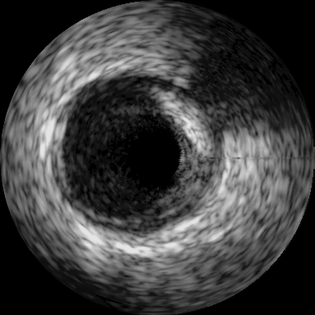
#> input picture COS3401(1-86)/Example/Example_completed/images/frame_ivus.png, 315 x 315 px, shrunk from 384 x 384 before the run
$ python Assignment2.py
#> lines starting #> are read from the running program, lines starting #| are printed output that depends on the picture
### COS3401(1-86)/Example/Example_completed/utils.py
# numpy
# matplotlib
# opencv-python

from typing import Any

import cv2
import matplotlib.pyplot as plt
import numpy as np


# [12 lines left out: functions plt_image, cv_show, not called in this run]


def power_gamma(img: cv2.typing.MatLike, gamma: float, *, c: float = 255.0) -> cv2.typing.MatLike:
    table = np.array([i / 255.0 for i in range(256)])
    gam_table = c * (table**gamma)
    gam_table = gam_table.astype(np.uint8)
    return cv2.LUT(normalize(img), gam_table)


def normalize(img: cv2.typing.MatLike) -> cv2.typing.MatLike:
    img = img.astype(np.float32)
    img = (img - img.min()) / (img.max() - img.min()) * 255
    return img.astype(np.uint8)


# [190 lines left out: functions reduce_saturation, rgb_to_cmyk, cmyk_to_rgb, rgb2cmyk, intermean, apply_threshold and 4 more, not called in this run]


def edge_operator_meth(img: cv2.typing.MatLike, k: int) -> cv2.typing.MatLike:
    f = img.copy().astype(np.float32)
    out = np.zeros_like(img, dtype=np.float32)
    mask_gx = np.array(
        [
            [-1, 0, 1],
            [-k, 0, k],
            [-1, 0, 1],
        ],
        dtype='float16',
    )
    mask_gy = np.array(
        [
            [-1, -k, -1],
            [0, 0, 0],
            [1, k, 1],
        ],
        dtype='float16',
    )
    sz, sz = mask_gx.shape
    bd = sz // 2
    (m, n) = f.shape
    for i in range(bd, m - bd):
        for j in range(bd, n - bd):
            gx, gy = 0.0, 0.0
            sub_f = f[i - bd : i + bd + 1, j - bd : j + bd + 1]
            # multiply คูณกัน ตำแหน่งที่ตรงกัน และ หาผลบวก
            gx = np.multiply(sub_f, mask_gx).sum()
            gy = np.multiply(sub_f, mask_gy).sum()
            out[i, j] = np.sqrt(gx**2 + gy**2)
    out[out > 255.0] = 255.0
    return out.astype(np.uint8)

# [35 lines left out: functions merge_quarters, split_sub_image, split_image_quarters, not called in this run]

### COS3401(1-86)/Example/Example_completed/Assignment2.py
import numpy as np
import cv2
import matplotlib.pyplot as plt
from utils import *

def cv2_show_image(img):
    cv2.imshow('Image', img)
    cv2.waitKey(0)
    cv2.destroyAllWindows()

def plt_show_image(img):
    plt.axis("off")
    plt.imshow(img, cmap='gray')
    plt.show()

img = cv2.imread('./images/frame_ivus.png', 0)
#> img is the input picture: shape (315, 315); min 0, max 231, mean 62
img2 = cv2.imread('./images/bright_image.png', 0)
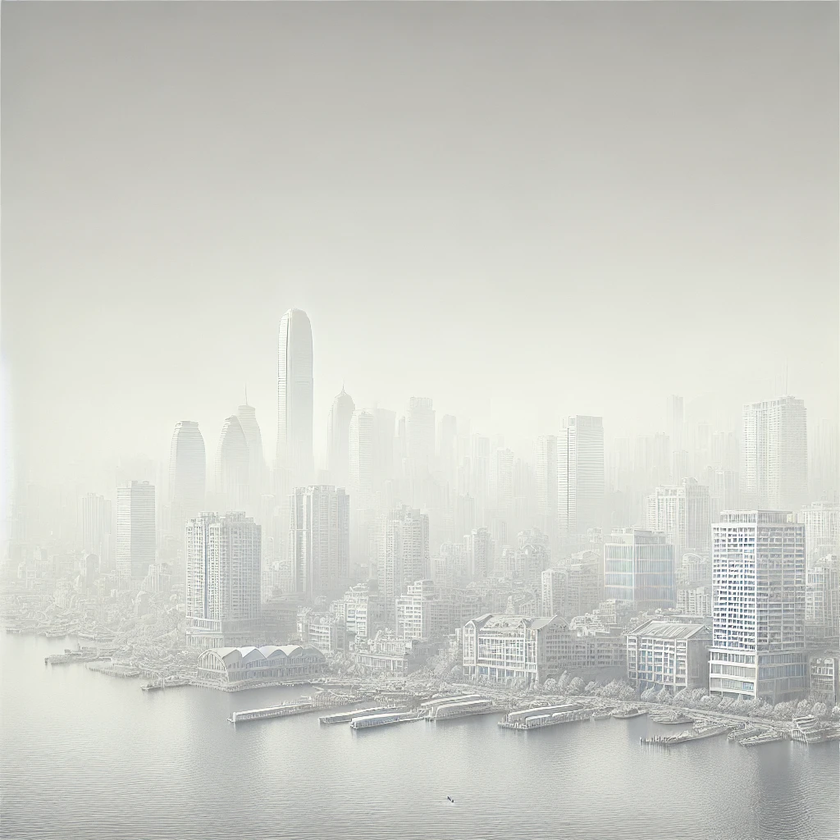
#> input picture COS3401(1-86)/Example/Example_completed/images/bright_image.png, 840 x 840 px, shrunk from 1024 x 1024 before the run
#> img2: shape (840, 840); min 55, max 255, mean 206

# 2.1
img_edge_prewitt = edge_operator_meth(img, 1)
#> after the loop in edge_operator_meth, `for i in range(bd, m - bd):`:
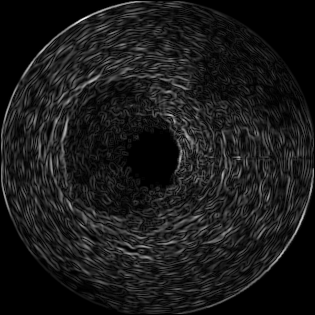
#> out: shape (315, 315) float32; min 0, max 446, mean 45.6; drawn with min black and max white
plt_show_image(img_edge_prewitt)

img_edge_sobel = edge_operator_meth(img, 2)
plt_show_image(img_edge_sobel)

muls = cv2.hconcat([img_edge_prewitt, img_edge_sobel])
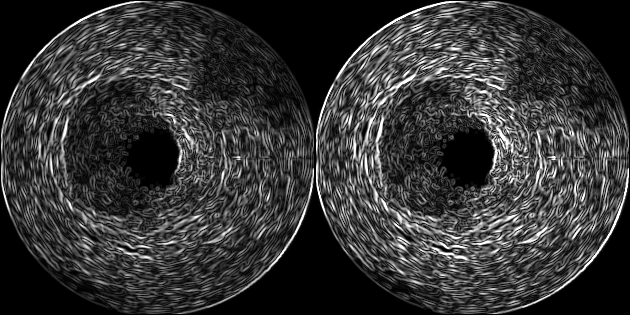
#> muls: shape (315, 630); min 0, max 255, mean 53
plt_show_image(muls)

# 2.2
plt_show_image(img2)

img2_gamma = power_gamma(img2, 5)
#> in normalize, `img = (img - img.min()) / (img.max() - img.min()) * 255`:
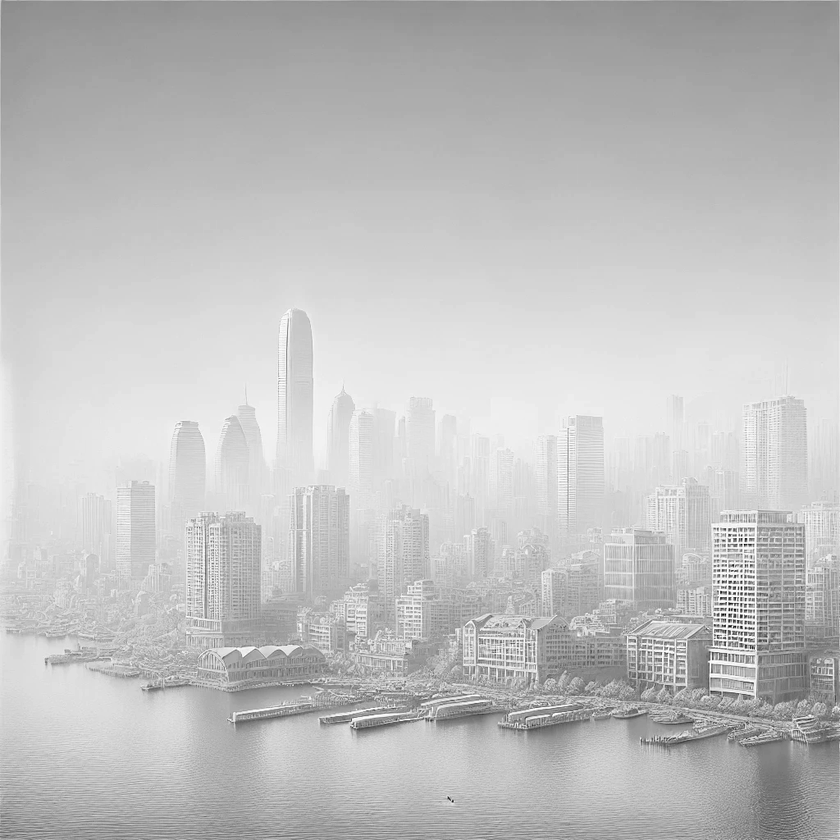
#> img: shape (840, 840) float32; min 0, max 255, mean 192.5
#> in power_gamma, `return cv2.LUT(normalize(img), gam_table)`:
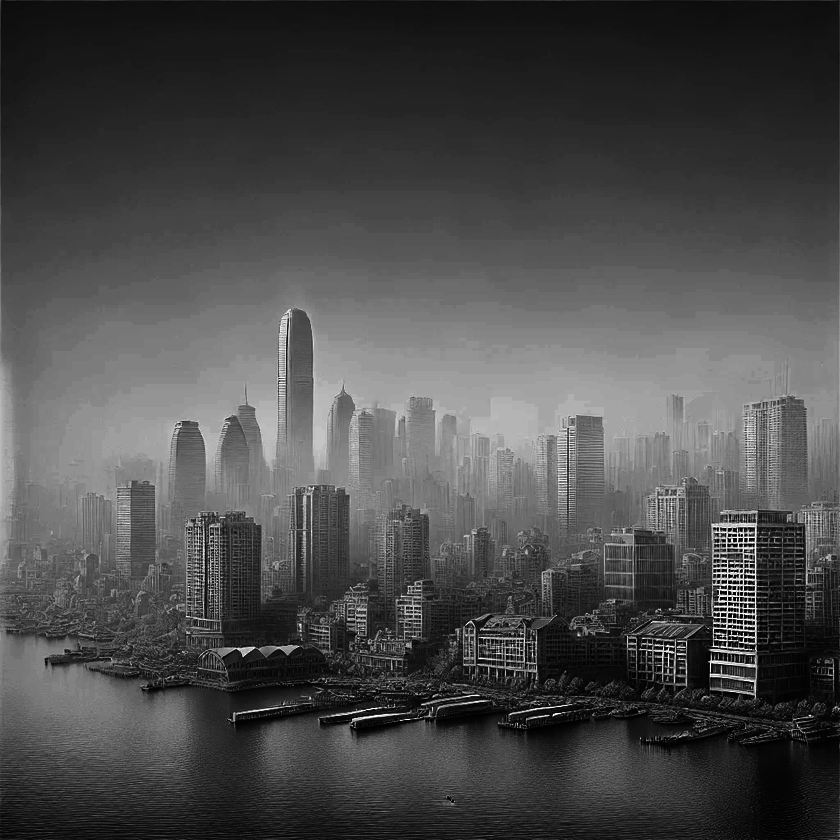
#> returned value: shape (840, 840); min 0, max 255, mean 74.6
plt_show_image(img2_gamma)

img2_edge_prewitt = edge_operator_meth(img2_gamma,1)
#> call 3 of edge_operator_meth, with k = 1
#> after the loop in edge_operator_meth (call 3), `for i in range(bd, m - bd):`:
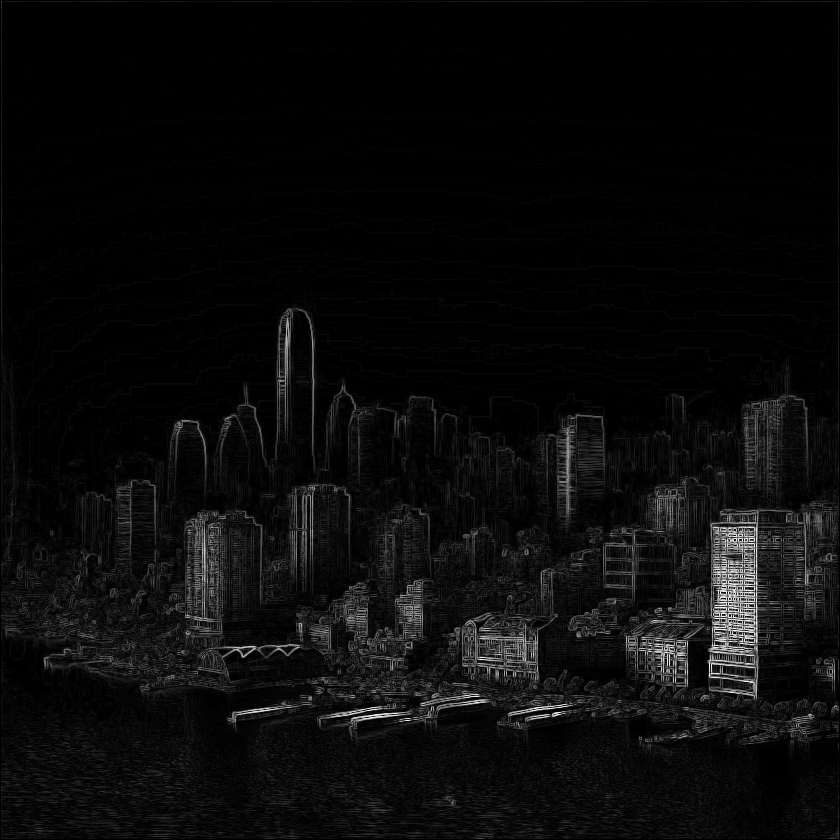
#> out: shape (840, 840) float32; min 0, max 775.4, mean 33.9; drawn with min black and max white
plt_show_image(img2_edge_prewitt)

img2_edge_sobel = edge_operator_meth(img2_gamma, 2)
#> call 4 of edge_operator_meth, with k = 2
#> in edge_operator_meth (call 4), `out[out > 255.0] = 255.0`:
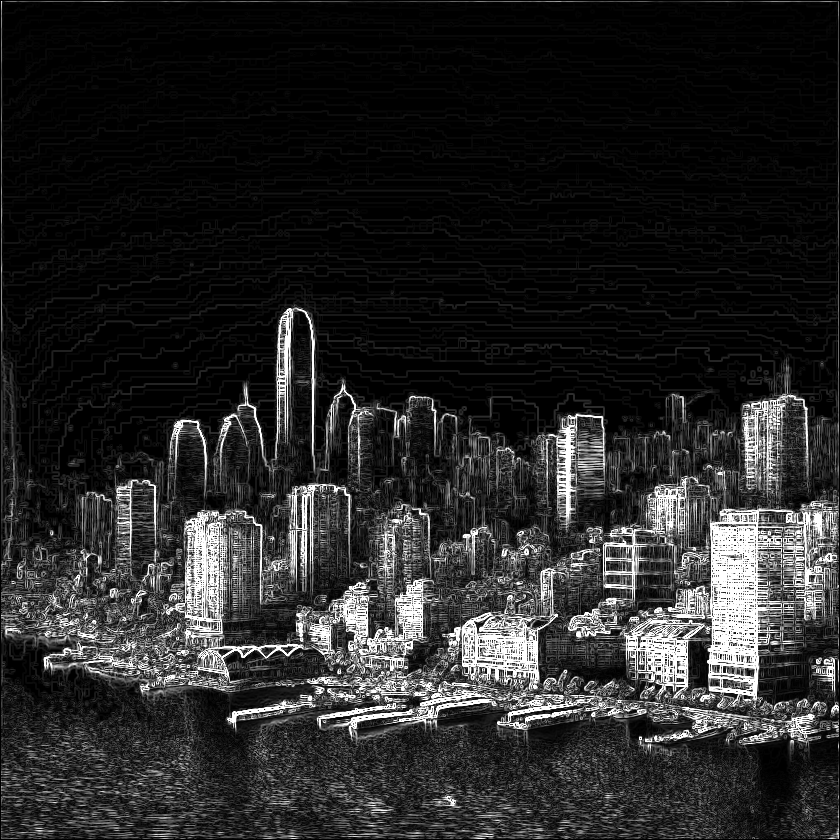
#> out: shape (840, 840) float32; min 0, max 255, mean 39.4
plt_show_image(img2_edge_sobel)
